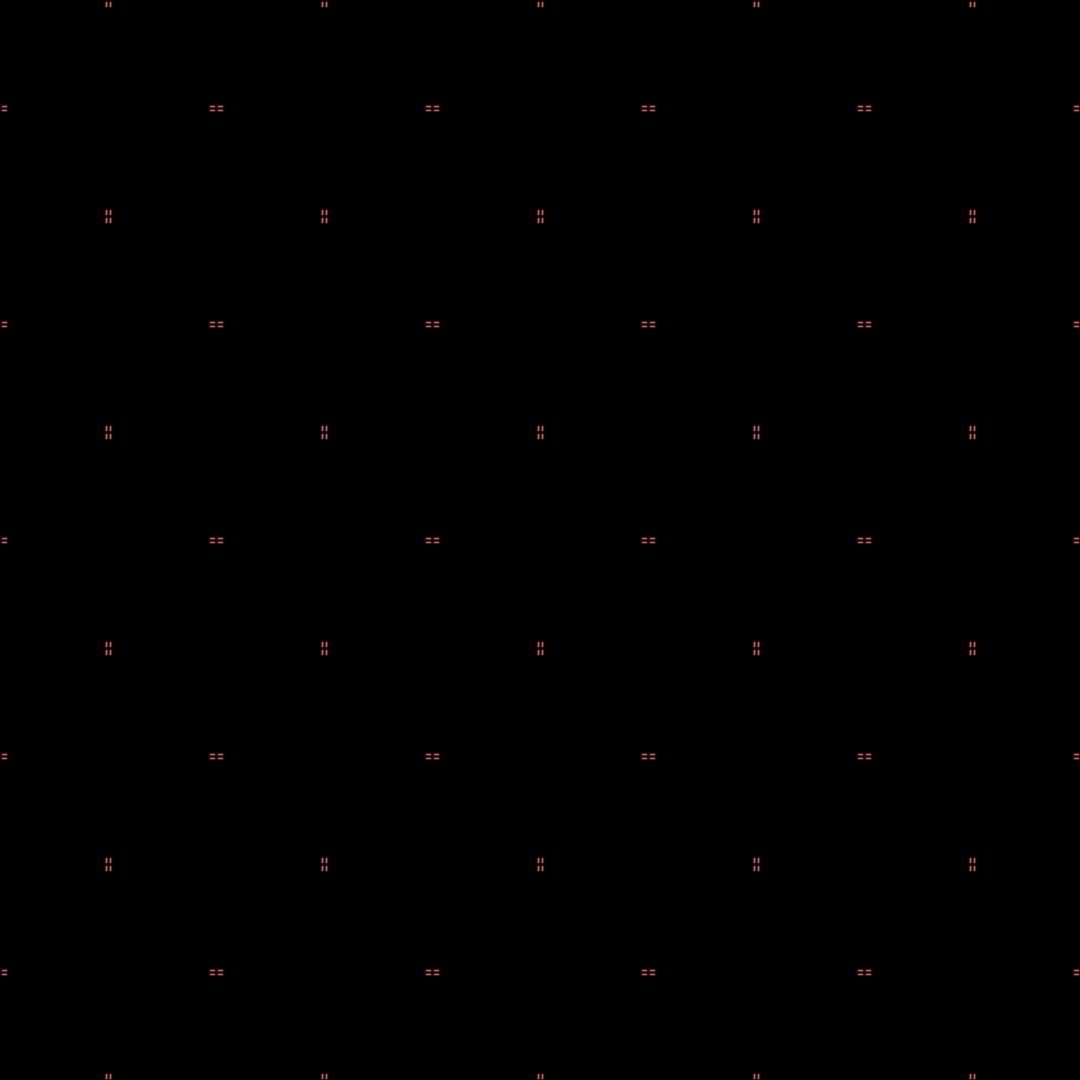
Frame 1 (no input)
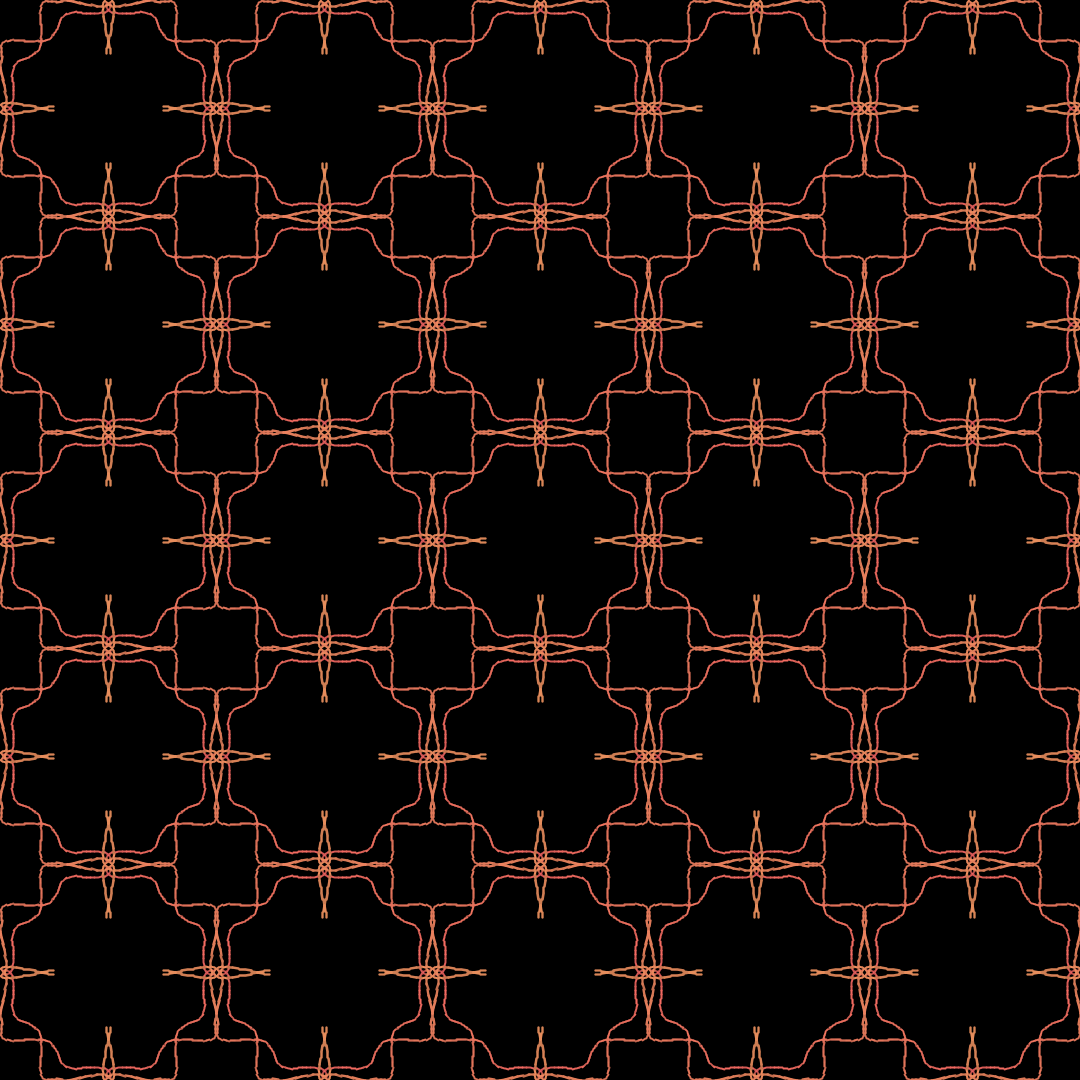
Frame 60 (the mouse pressed at the canvas centre just before this capture)
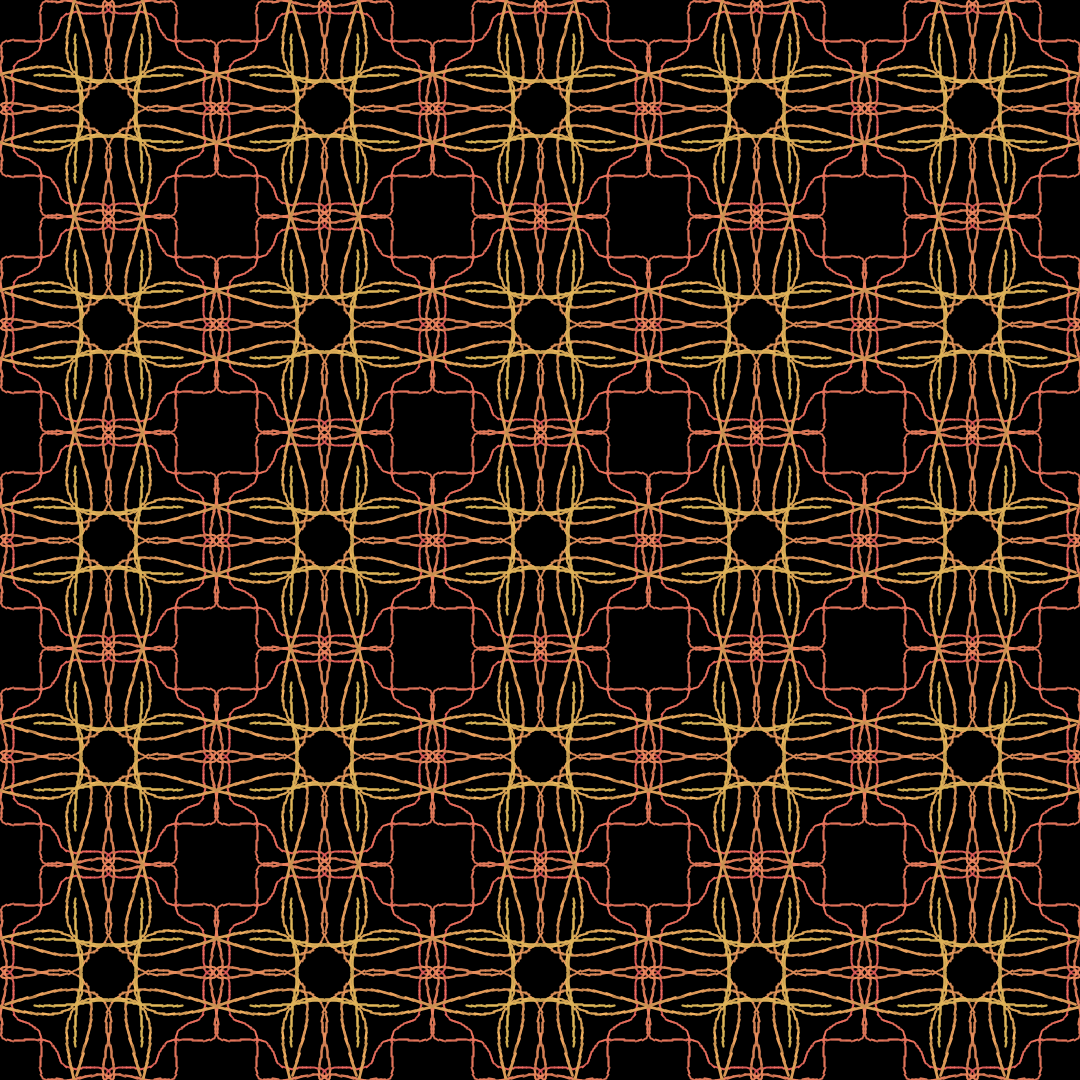
Frame 120 (the mouse held since frame 60 and released just before this capture)

The Processing sketch that drew these frames (run headless with seeded random() and noise(); from frame 60 on, the mouse is pressed at the canvas centre):

// Processing sketch: Jan17_Wallpaper
// ── Jan17_Wallpaper.pde
int tileCount = 5;
PGraphics img;
PVector pos;
PVector previousPos;

void setup() {
	size(1080, 1080);
	noFill();

	pos = getPosition();
	previousPos = getPosition();

	img = createGraphics(width, height);
}

void draw() {
	background(0);
	img.beginDraw();
	img.colorMode(HSB, 1000, 100, 100);

	int w = width / tileCount;
	int h = height / tileCount;
	pos = getPosition();
	int x = int(pos.x % w);
	int y = int(pos.y % h);
	int px = int(x - (pos.x - previousPos.x));
	int py = int(y - (pos.y - previousPos.y));

	img.strokeWeight(sqrt(min(10, previousPos.dist(pos))));
	img.stroke(
		frameCount % 1000,
		60,
		map(noise(frameCount), 0, 1, 100, 70)
	);

	for (int tileX = 0; tileX < tileCount; tileX++) {
		for (int tileY = 0; tileY < tileCount; tileY++) {
			int ox = tileX * w;
			int oy = tileY * h;

			img.line(x + ox, y + oy, px + ox, py + oy);
			img.line(w - x + ox, y + oy, w - px + ox, py + oy);
			img.line(x + ox, h - y + oy, px + ox, h - py + oy);
			img.line(w - x + ox, h - y + oy, w - px + ox, h - py + oy);

			img.line(y + ox, x + oy, py + ox, px + oy);
			img.line(y + ox, w - x + oy, py + ox, w - px + oy);
			img.line(h - y + ox, x + oy, h - py + ox, px + oy);
			img.line(h - y + ox, w - x + oy, h - py + ox, w - px + oy);
		}
	}
	img.endDraw();

	image(img, 0, 0);

	previousPos = pos.copy();
}

PVector getPosition() {
	return new PVector(
		width / 2 + (cos(frameCount * 0.007) + noise(frameCount * 0.01)) * width / 2,
		height / 2 + (sin(frameCount * 0.007) + noise(frameCount * 0.01)) * height / 2
	);
}
